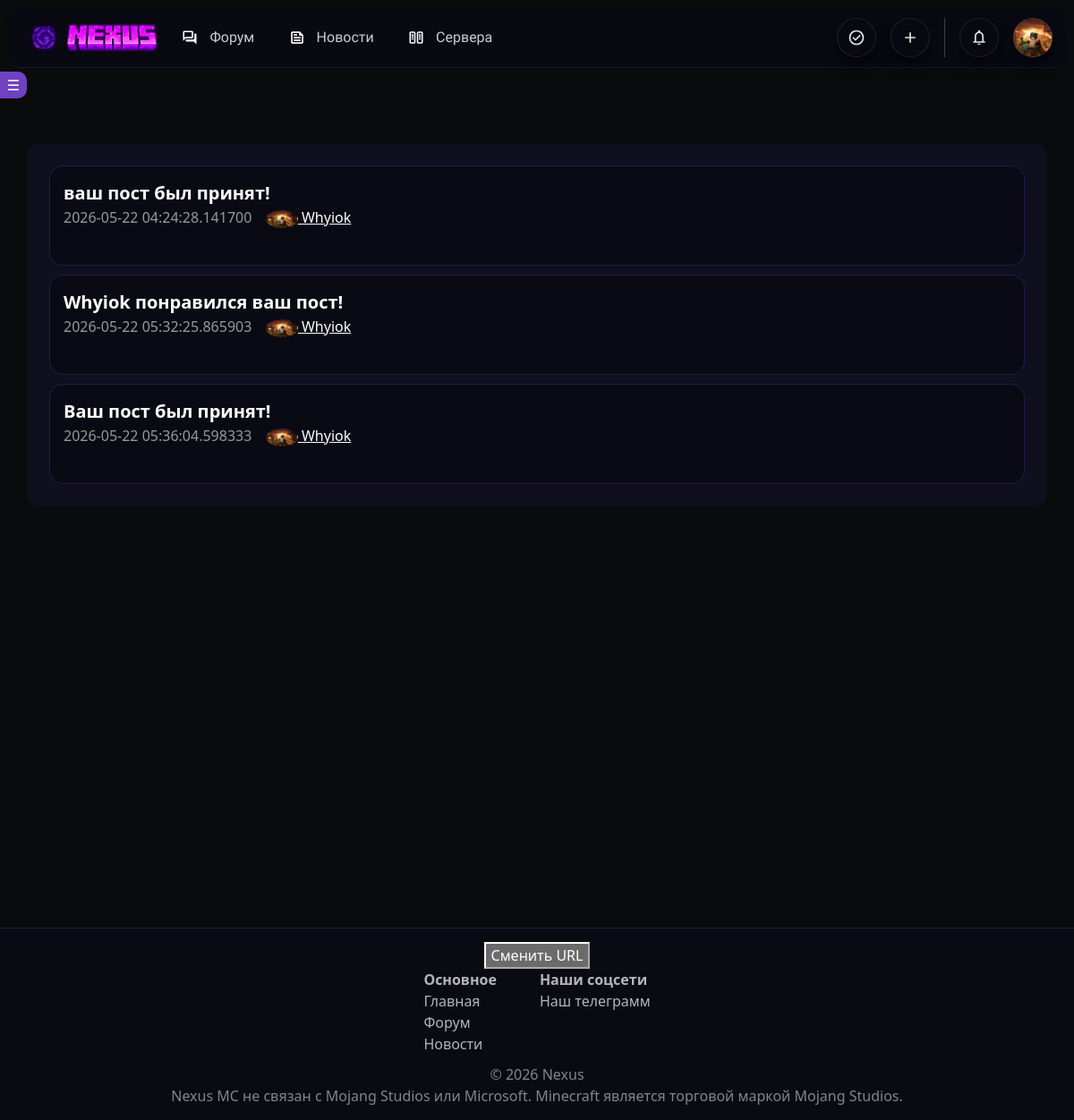
/notifications (signed in), run on the app's committed database.
### app.py (models this page shows, shortened)
class User(db.Model, UserMixin):  # Пользователи
    id = db.Column(db.Integer, primary_key=True)
    username = db.Column(db.String, unique=True)
    description = db.Column(
        db.Text, default="Пользователь поленился и не добавил инфу о себе :[")
    email = db.Column(db.Text, unique=True)
    edition = db.Column(db.String)
    hash_password = db.Column(db.String)
    avatar = db.Column(db.String)
    subscribers = db.Column(db.Integer, default=0)
    date = db.Column(db.DateTime, default=datetime.utcnow)
    is_moderator = db.Column(db.Boolean, default=False)
    is_admin = db.Column(db.Boolean, default=False)
    is_checked = db.Column(db.Boolean, default=False)
    is_banned = db.Column(db.Boolean, default=False)
    exp = db.Column(db.Integer, default=0)
    level = db.Column(db.String, default='Новичок')
    clan = db.Column(db.Integer, nullable=True)
    friends = db.Column(db.JSON, nullable=True)
    banned_until = db.Column(db.DateTime, nullable=True)
    permanent_ban = db.Column(db.Boolean, nullable=True)
    ban_reason = db.Column(db.String(500), nullable=True)

class Notification(db.Model):
    id = db.Column(db.Integer, primary_key=True)
    user_id = db.Column(db.Integer, db.ForeignKey('user.id'))
    from_user_id = db.Column(db.Integer, db.ForeignKey('user.id'))
    post_id = db.Column(db.Integer, db.ForeignKey('posts.id'))
    discuss_id = db.Column(db.Integer, db.ForeignKey(
        'discuss.id', name='fk_notification_discuss'))
    type = db.Column(db.String(50))
    message = db.Column(db.String(200))
    is_read = db.Column(db.Boolean, default=False)
    date = db.Column(db.DateTime, default=datetime.utcnow)
    author = db.relationship('User', foreign_keys=[from_user_id], backref='notifications')

### app.py (the view)
@app.route('/notifications', methods=['POST', 'GET'])
def notifications():
    user = current_user
    id = user.id
    notifications = Notification.query.filter_by(user_id=id).limit(3).all()
    if notifications:
        return render_template('notifications.html', notifications=notifications)
    return render_template('notifications.html')

### app.py (called while the page is built)
@manager.user_loader
def load_user(user_id):
    return db.session.get(User, user_id)

@app.context_processor
def inject_helpers():
    return dict(time_ago=time_ago)

@app.context_processor
def inject_user():
    user = current_user
    if user.is_authenticated:
        if user.is_banned:
            logout_user()
            return {}
        notifications = Notification.query.filter_by(
            user_id=user.id,
            is_read=False
        ).order_by(Notification.date.desc()).limit(3).all()
        for notice in notifications:
            notice.author = User.query.get(notice.from_user_id)
        return {
            'user': user,
            'notifications': notifications,
            'notifications_count': len(notifications)
        }
    return {}

### templates/notifications.html (shortened to what this page needs)
{% extends 'base.html' %}
{% block main %}
<main style="margin-top: 10rem;">
  <div id="posts-container"
    style="display: flex; flex-wrap: wrap; gap: 10px; justify-content: center; margin-bottom: 15px; padding: 25px; border-radius: 15px; background: rgba(15, 15, 30, 1); width: 95%; max-width: 1400px; margin-left: auto; margin-right: auto;"
    class="mt-5">
    {% if notifications|length > 0 %}
    {% for notification in notifications %}
    <div class="discuss-custom">
      <div style="padding: 15px; flex: 1; display: flex; flex-direction: column;">
        <a style="color: white; margin: 0 0 0 0;" class="fw-bold text-decoration-none fs-5"
          href="/post/{{ notification.post_id }}">{% if notification.type != 'accepted' and notification.type != 'denied' %} {{ notification.author.username }} {% endif %} {{ notification.message }}</a>
        <div class="d-flex gap-3 mt-0">
          <p class="text-secondary mb-0" onclick="playSound()">{{ notification.date }}</p>
          <a class="mb-0 link-body-emphasis" onclick="playSound()" href="/user/{{ notification.author.id }}">
            <img src="/static/avatars/{{ notification.author.avatar }}" style="border-radius: 50%; height: 20px; margin-bottom: 0;">
            {{ notification.author.username }}</a>
        </div>
      </div>
    </div>
    {% endfor %}
    {% endif %}
  </div>
{% endblock %}

### templates/base.html (shortened to what this page needs)
<!doctype html>
<html lang="ru" data-bs-theme="dark">
<head>
    <link href="https://cdn.jsdelivr.net/npm/bootstrap@5.3.1/dist/css/bootstrap.min.css" rel="stylesheet"
>
    <link rel="stylesheet" href="/static/style.css?v=2">
</head>
<body>
    <header class="glass-header fixed-top mx-2 my-2"
        style="height: 68px; border-radius: 15px; max-width: 100vw; width: auto;">
        <nav class="navbar navbar-expand-lg h-100 p-0">
            <a class="navbar-brand d-flex align-items-center justify-content-center p-0 m-0 ms-md-3 ms-4" href="/">
                <img src="/static/nexus_logo.png" height="50">
                <img src="/static/nexus_title.png" height="30" ondrag="playSound()">
            </a>
            <div class="d-flex align-items-center">
                <ul class="navbar-nav d-none d-md-flex flex-row">
                    <li class="nav-item">
                        <a href="/forum" class="nav-link-glass d-flex align-items-center font ms-2"
                            style="height: 48px;" title="Форум">
                            <img src="/static/forum.png" style="margin-right: 5px; height: 18px;">
                            Форум
                        </a>
                    </li>
                    <li class="nav-item dropdown">
                        <a href="/news_nexus" class="nav-link-glass d-flex align-items-center font" style="height: 48px;" title="Новости">
                            <img src="/static/news.png" style="margin-right: 5px; height: 18px;">
                            Новости
                        </a>
                    <li class="nav-item">
                        <a href="/servers" class="nav-link-glass d-flex align-items-center font" title="Сервера"
                            style="height: 48px;">
                            <img src="/static/server.svg" style="margin-right: 5px; height: 18px;">
                            Сервера
                        </a>
                    </li>
                </ul>
            </div>
            <div class="d-flex flex-row gap-3 ms-auto align-items-center me-3">
                {% if current_user.is_authenticated %}
                {% if current_user.is_moderator %}
                <a href="/moderate/posts" class="btn-glass btn-glass-outline font p-0" style="
                        width: 44px;
                        height: 44px;
                        background-image: url(/static/moderate.svg);
                        background-size: 20px;
                        background-repeat: no-repeat;
                        background-position: center;
                        border-radius: 50%;" title="Модерация постов">
                </a>
                {% endif %}
                <a data-bs-toggle="modal" data-bs-target="#postsModal" class="btn-glass btn-glass-outline font p-0
                    dropdown" style="
                        width: 44px;
                        height: 44px;
                        background-image: url(/static/add.svg);
                        background-size: 20px;
                        background-repeat: no-repeat;
                        background-position: center;
                        border-radius: 50%;" title="Добавить пост">
                </a>
                <li class="nav-item dropdown position-relative" style="overflow: visible;">
                    <button class="btn-glass btn-glass-outline font p-0" data-bs-toggle="dropdown"
                        data-bs-auto-close="false" aria-expanded="false" title="Уведомления" id="notificationDropdown"
                        style="width: 44px; height: 44px; background-image: url(/static/notice.svg); background-size: 20px; background-repeat: no-repeat; background-position: center; border-radius: 50%;">
                    </button>
                </li>
                <div class="dropdown my-2">
                    {% if user.avatar %}
                    <button class="btn-glass btn-glass-outline font p-0" style="
                        width: 44px;
                        height: 44px;
                        background-image: url(/static/avatars/{{ user.avatar }});
                        background-size: cover;
                        background-position: center;
                        border-radius: 50%;" type="button" data-bs-toggle="dropdown" data-bs-auto-close="false"
                        href="#profile" title="Ваш профиль">
                    </button>
                    {% endif %}
                </div>
                {% endif %}
            </div>
        </nav>
    </header>
    <button id="toggleSidebarBtn">☰</button>
    <main>
        {% block main %}
        {% endblock %}
    </main>
    <footer style="
        border-top: 1px solid rgba(111, 66, 193, 0.3);
        background: rgba(10, 10, 20, 0.9);
        padding-top: 15px;
        padding-bottom: 15px;
    " class="mt-5 d-flex">
        <button onclick="changeUrl()">Сменить URL</button>
        <div class="d-flex flex-row gap-5">
            <div>
                <a style="text-decoration: none; color: rgba(255,255,255,0.7);" class="fw-bold">Основное</a>
                <div style="display: flex; flex-direction: column; margin-bottom: 10px;">
                    <a href="/" style="text-decoration: none; color: rgba(255,255,255,0.7);">Главная</a>
                    <a href="/forum" style="text-decoration: none; color: rgba(255,255,255,0.7);">Форум</a>
                    <a href="/news" style="text-decoration: none; color: rgba(255,255,255,0.7);">Новости</a>
                </div>
            </div>
            <div>
                <a style="text-decoration: none; color: rgba(255,255,255,0.7);" class="fw-bold">Наши соцсети</a>
                <div style="display: flex; flex-direction: column; align-items: center; gap: 5px;">
                    <a href="https://t.me/nexus_mcgg" style="text-decoration: none; color: rgba(255,255,255,0.7);">Наш
                        телеграмм</a>
                </div>
            </div>
        </div>
        <a style="color: rgba(255,255,255,0.5);">© 2026 Nexus</a>
        <a style="color: rgba(255,255,255,0.5);">Nexus MC не связан с Mojang Studios или Microsoft.
            Minecraft является торговой маркой Mojang Studios.
        </a>
    </footer>
</body>
</html>

### static/style.css (style rules this page uses)
:root { color-scheme: dark; }
html { height: 100%; }
body { display: grid !important; grid-template-rows: auto 1fr auto !important; min-height: 100vh !important; margin: 0 !important; }
main { min-height: 100%; }
footer { display: flex !important; flex-direction: column !important; align-items: center !important; }
body::before { content: ''; position: fixed; top: 0; left: 0; width: 100%; height: 100%; background-image: url('bg1.jpg'); background-size: cover; background-position: center; background-repeat: repeat; z-index: -2; }
body::after { content: ''; position: fixed; top: 0; left: 0; width: 100%; height: 100%; z-index: -1; backdrop-filter: brightness(0.3); }
.discuss-custom { height: 7rem; min-height: 6rem; width: 100%; display: flex; flex-direction: row; min-width: 25rem; background: rgba(10, 10, 20, 0.9); backdrop-filter: blur(10px); border: 1px solid rgba(111, 66, 193, 0.3); border-radius: 15px; overflow: hidden; margin: 0; padding: 0; transition: 0.3s all; position: relative; }
li { font-family: "Unbounded", sans-serif; list-style-type: none; padding-left: 0; color: white; transition: color 0.3s ease; }
.text-secondary { color: #999999 !important; }
.font { font-family: "Unbounded", sans-serif; }
.glass-header { background: rgba(10, 10, 20, 0.75); backdrop-filter: blur(15px); -webkit-backdrop-filter: blur(15px); border-bottom: 1px solid rgba(111, 66, 193, 0.2); padding: 0.3rem 0; position: fixed; top: 0; left: 0; right: 0; z-index: 1000; }
.nav-link-glass { position: relative; padding: 0.8rem 1.2rem; color: rgba(255, 255, 255, 0.8); text-decoration: none; display: flex; align-items: center; gap: 8px; border-radius: 10px; transition: all 0.3s; font-weight: 500; background: transparent; }
.nav-link-glass img { width: 18px; height: 18px; filter: brightness(0) invert(1); }
.navbar-brand { transition: all 0.0 s; }
.btn-glass { padding: 0.6rem 1.5rem; border-radius: 15px; text-decoration: none; font-weight: 500; transition: all 0.3s ease; font-size: 0.95rem; display: flex; align-items: center; gap: 0.5rem; }
.btn-glass-outline { background: rgba(255, 255, 255, 0); color: white; border: 1px solid rgba(255, 255, 255, 0.1); box-shadow: 0 10px 15px rgba(0, 0, 0, 0.5); backdrop-filter: blur(5px); overflow: hidden; position: relative; }
#toggleSidebarBtn { position: fixed; top: 80px; width: 30px; height: 30px; background: #6f42c1; border: none; color: white; border-radius: 0 10px 10px 0; cursor: pointer; z-index: 1001; }

### data on the page
User: avatar (picture)
Notification: message "ваш пост был принят!", date "2026-05-22 04:24:28.141700", author.avatar (picture), author.username "Whyiok"
Notification: author.username "Whyiok", message "понравился ваш пост!", date "2026-05-22 05:32:25.865903", author.avatar (picture)
Notification: message "Ваш пост был принят!", date "2026-05-22 05:36:04.598333", author.avatar (picture), author.username "Whyiok"
